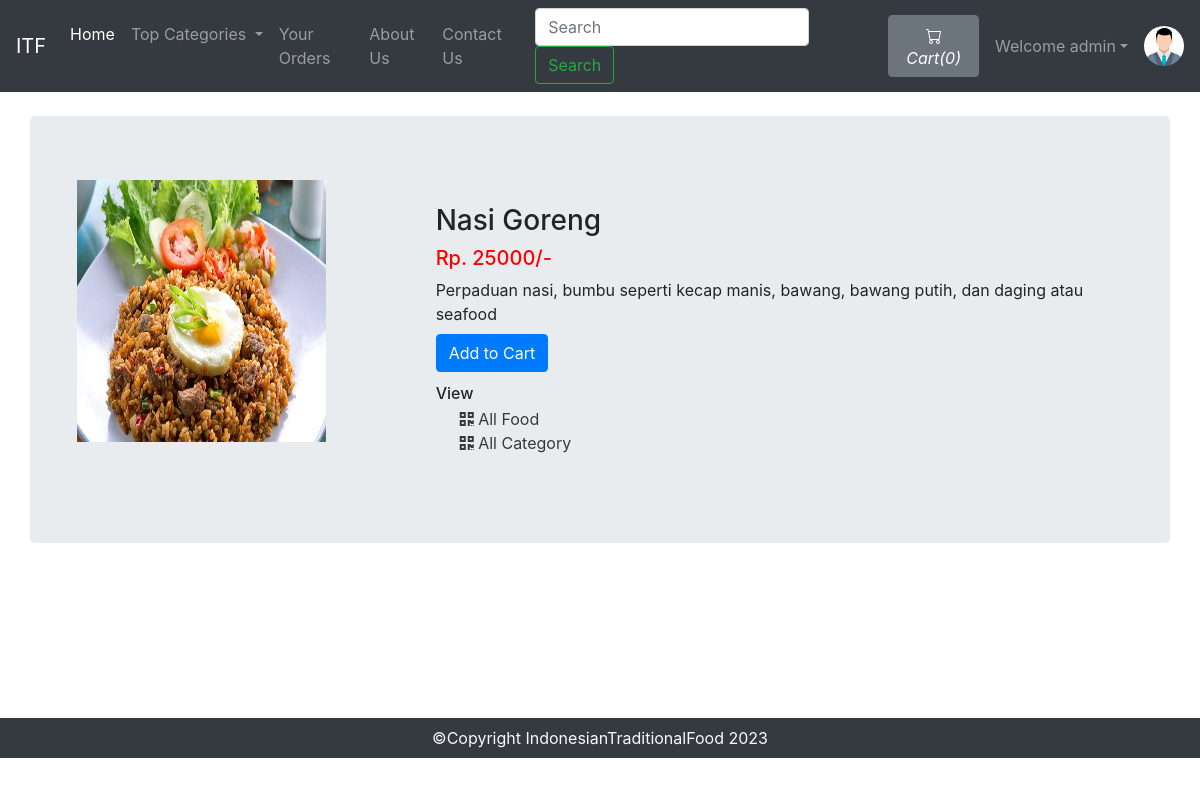
Screenshot of /viewFood.php?foodid=1 (signed in) with the database file from the repository.
### tables this page shows
CREATE TABLE `sitedetail` (
  `tempId` int(11) NOT NULL,
  `systemName` varchar(21) NOT NULL,
  `email` varchar(35) NOT NULL,
  `contact1` bigint(21) NOT NULL,
  `contact2` bigint(21) DEFAULT NULL COMMENT 'Optional',
  `address` text NOT NULL,
  `dateTime` datetime NOT NULL DEFAULT current_timestamp()
);

CREATE TABLE `food` (
  `foodId` int(12) NOT NULL,
  `foodName` varchar(255) NOT NULL,
  `foodPrice` int(12) NOT NULL,
  `foodDesc` text NOT NULL,
  `foodCategorieId` int(12) NOT NULL,
  `foodPubDate` datetime NOT NULL DEFAULT current_timestamp()
);

### viewFood.php (the view, shortened to what this page needs)
<!doctype html>
<html lang="en">
<head>
    <link rel="stylesheet" href="https://stackpath.bootstrapcdn.com/bootstrap/4.4.1/css/bootstrap.min.css">
    <link rel="stylesheet" href="https://use.fontawesome.com/releases/v5.8.2/css/all.css">
</head>
<body>
    <?php include 'partials/_dbconnect.php';?>
    <?php require 'partials/_nav.php' ?>
    <div class="container my-4" id="cont">
        <div class="row jumbotron">
        <?php
            $foodId = $_GET['foodid'];
            $sql = "SELECT * FROM `food` WHERE foodId = $foodId";
            $result = mysqli_query($conn, $sql);
            $row = mysqli_fetch_assoc($result);
            $foodName = $row['foodName'];
            $foodPrice = $row['foodPrice'];
            $foodDesc = $row['foodDesc'];
            $foodCategorieId = $row['foodCategorieId'];
        ?>
        <?php
        echo  '<div class="col-md-4">
                <img src="img/food-'.$foodId. '.jpg" width="249px" height="262px">
            </div>
            <div class="col-md-8 my-4">
                <h3>' . $foodName . '</h3>
                <h5 style="color: #ff0000">Rp. '.$foodPrice. '/-</h5>
                <p class="mb-0">' .$foodDesc .'</p>';
                if($loggedin){
                    $quaSql = "SELECT `itemQuantity` FROM `viewcart` WHERE foodId = '$foodId' AND `userId`='$userId'";
                    $quaresult = mysqli_query($conn, $quaSql);
                    $quaExistRows = mysqli_num_rows($quaresult);
                    if($quaExistRows == 0) {
                        echo '<form action="partials/_manageCart.php" method="POST">
                              <input type="hidden" name="itemId" value="'.$foodId. '">
                              <button type="submit" name="addToCart" class="btn btn-primary my-2">Add to Cart</button>';
                    }else {
                        echo '<a href="viewCart.php"><button class="btn btn-primary my-2">Go to Cart</button></a>';
                    }
                }
                else{
                    echo '<button class="btn btn-primary my-2" data-toggle="modal" data-target="#loginModal">Add to Cart</button>';
                }
                echo '</form>
                <h6 class="my-1"> View </h6>
                <div class="mx-4">
                    <a href="viewFoodList.php?catid=' . $foodCategorieId . '" class="active text-dark">
                    <i class="fas fa-qrcode"></i>
                        <span>All Food</span>
                    </a>
                </div>
                <div class="mx-4">
                    <a href="index.php" class="active text-dark">
                    <i class="fas fa-qrcode"></i>
                        <span>All Category</span>
                    </a>
                </div>
            </div>'
        ?>
        </div>
    </div>
    <?php require 'partials/_footer.php' ?>
</body>
</html>

### partials/_nav.php (shortened to what this page needs)
<?php
if(isset($_SESSION['loggedin']) && $_SESSION['loggedin']==true){
  $loggedin= true;
  $userId = $_SESSION['userId'];
  $username = $_SESSION['username'];
}
else{
  $loggedin = false;
  $userId = 0;
}
$sql = "SELECT * FROM `sitedetail`";
$result = mysqli_query($conn, $sql);
$row = mysqli_fetch_assoc($result);
$systemName = $row['systemName'];
echo '<nav class="navbar navbar-expand-lg navbar-dark bg-dark">
      <a class="navbar-brand" href="index.php">'.$systemName.'</a>
      <button class="navbar-toggler" type="button" data-toggle="collapse" data-target="#navbarSupportedContent" aria-controls="navbarSupportedContent" aria-expanded="false" aria-label="Toggle navigation">
        <span class="navbar-toggler-icon"></span>
      </button>
      <div class="collapse navbar-collapse" id="navbarSupportedContent">
        <ul class="navbar-nav mr-auto">
          <li class="nav-item active">
            <a class="nav-link" href="index.php">Home <span class="sr-only">(current)</span></a>
          </li>
          <li class="nav-item dropdown">
            <a class="nav-link dropdown-toggle" href="#" id="navbarDropdown" role="button" data-toggle="dropdown" aria-haspopup="true" aria-expanded="false">
              Top Categories
            </a>
            <div class="dropdown-menu" aria-labelledby="navbarDropdown">';
            echo '</div>
          </li>
          <li class="nav-item">
            <a class="nav-link" href="viewOrder.php">Your Orders</a>
          </li>
          <li class="nav-item">
            <a class="nav-link" href="about.php">About Us</a>
          </li>
          <li class="nav-item">
            <a class="nav-link" href="contact.php">Contact Us</a>
          </li>
        </ul>
        <form method="get" action="/IndonesianTraditionalFood/search.php" class="form-inline my-2 my-lg-0 mx-3">
          <input class="form-control mr-sm-2" type="search" name="search" id="search" placeholder="Search" aria-label="Search" required>
          <button class="btn btn-outline-success my-2 my-sm-0" type="submit">Search</button>
        </form>';
        $countsql = "SELECT SUM(`itemQuantity`) FROM `viewcart` WHERE `userId`=$userId";
        $countresult = mysqli_query($conn, $countsql);
        $countrow = mysqli_fetch_assoc($countresult);
        $count = $countrow['SUM(`itemQuantity`)'];
        if(!$count) {
          $count = 0;
        }
        echo '<a href="viewCart.php"><button type="button" class="btn btn-secondary mx-2" title="MyCart">
          <svg xmlns="img/cart.svg" width="16" height="16" fill="currentColor" class="bi bi-cart" viewBox="0 0 16 16">
            <path d="M0 1.5A.5.5 0 0 1 .5 1H2a.5.5 0 0 1 .485.379L2.89 3H14.5a.5.5 0 0 1 .491.592l-1.5 8A.5.5 0 0 1 13 12H4a.5.5 0 0 1-.491-.408L2.01 3.607 1.61 2H.5a.5.5 0 0 1-.5-.5zM3.102 4l1.313 7h8.17l1.313-7H3.102zM5 12a2 2 0 1 0 0 4 2 2 0 0 0 0-4zm7 0a2 2 0 1 0 0 4 2 2 0 0 0 0-4zm-7 1a1 1 0 1 1 0 2 1 1 0 0 1 0-2zm7 0a1 1 0 1 1 0 2 1 1 0 0 1 0-2z"/>
          </svg>
          <i class="bi bi-cart">Cart(' .$count. ')</i>
        </button></a>';
        if($loggedin){
          echo '<ul class="navbar-nav mr-2">
            <li class="nav-item dropdown">
              <a class="nav-link dropdown-toggle" href="#" id="navbarDropdown" role="button" data-toggle="dropdown"> Welcome ' .$username. '</a>
              <div class="dropdown-menu" aria-labelledby="navbarDropdown">
                <a class="dropdown-item" href="partials/_logout.php">Logout</a>
              </div>
            </li>
          </ul>
          <div class="text-center image-size-small position-relative">
            <a href="viewProfile.php"><img src="img/person-' .$userId. '.jpg" class="rounded-circle" onError="this.src = \'img/profilePic.jpg\'" style="width:40px; height:40px"></a>
          </div>';
        }
        else {
          echo '
          <button type="button" class="btn btn-success mx-2"  data-toggle="modal" data-target="#loginModal">Login</button>
          <button type="button" class="btn btn-success mx-2"  data-toggle="modal" data-target="#signupModal">SignUp</button>';
        }
  echo '</div>
    </nav>';
?>

### viewFood.php (style rules this page uses)
#cont { min-height : 578px; }

### rows the page displays
sitedetail: systemName "ITF"
food: foodName "Nasi Goreng", foodPrice "25000", foodDesc "Perpaduan nasi, bumbu seperti kecap manis, bawang, bawang putih, dan daging atau seafood"

### other values shown
$count "0"
$username "admin"
